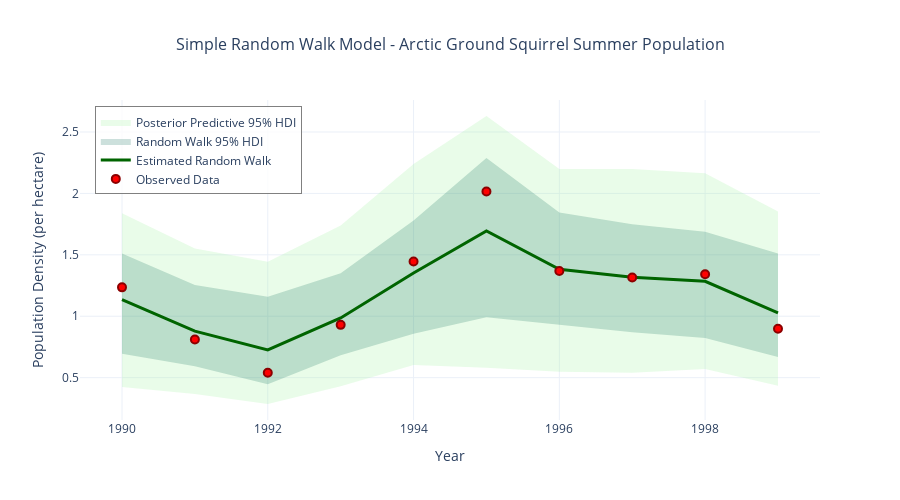

Source (notebook cell):
### Code cell
walk_samples = az.extract(trace_simple_rw)['walk']
y_pred_samples = az.extract(trace_simple_rw, group='posterior_predictive')['y_pred']

walk_mean = walk_samples.mean(dim='sample')
walk_hdi = az.hdi(trace_simple_rw, var_names=['walk'])['walk']

y_pred_mean = y_pred_samples.mean(dim='sample')
y_pred_hdi = az.hdi(trace_simple_rw, group='posterior_predictive', var_names=['y_pred'])['y_pred']

go.Figure().add_trace(go.Scatter(
    x=np.concatenate([years, years[::-1]]),
    y=np.concatenate([y_pred_hdi[:, 1], y_pred_hdi[::-1, 0]]),
    fill='toself',
    fillcolor='rgba(144, 238, 144, 0.2)',
    line=dict(color='rgba(255,255,255,0)'),
    name='Posterior Predictive 95% HDI',
    showlegend=True
)).add_trace(go.Scatter(
    x=np.concatenate([years, years[::-1]]),
    y=np.concatenate([walk_hdi[:, 1], walk_hdi[::-1, 0]]),
    fill='toself',
    fillcolor='rgba(0, 100, 80, 0.2)',
    line=dict(color='rgba(255,255,255,0)'),
    name='Random Walk 95% HDI',
    showlegend=True
)).add_trace(go.Scatter(
    x=years,
    y=walk_mean,
    mode='lines',
    name='Estimated Random Walk',
    line=dict(color='darkgreen', width=3)
)).add_trace(go.Scatter(
    x=years,
    y=squirrel_density,
    mode='markers',
    name='Observed Data',
    marker=dict(
        size=8,
        color='red',
        symbol='circle',
        line=dict(width=2, color='darkred')
    )
)).update_layout(
    title=dict(
        text='Simple Random Walk Model - Arctic Ground Squirrel Summer Population',
        x=0.5,
        font=dict(size=16)
    ),
    xaxis_title='Year',
    yaxis_title='Population Density (per hectare)',
    width=900,
    height=500,
    template='plotly_white',
    legend=dict(
        x=0.02,
        y=0.98,
        bgcolor='rgba(255,255,255,0.8)',
        bordercolor='gray',
        borderwidth=1
    )
)

### Figure 1 — Plotly figure (JSON) as saved in the notebook; plotly's stock layout.template omitted (floating-point values rounded to 4 significant figures)
{"data": [{"fill": "toself", "fillcolor": "rgba(144, 238, 144, 0.2)", "line": {"color": "rgba(255,255,255,0)"}, "name": "Posterior Predictive 95% HDI", "showlegend": true, "type": "scatter", "x": [1990, 1991, 1992, 1993, 1994, 1995, 1996, 1997, 1998, 1999, 1999, 1998, 1997, 1996, 1995, 1994, 1993, 1992, 1991, 1990], "y": [1.839, 1.551, 1.445, 1.738, 2.239, 2.63, 2.199, 2.198, 2.165, 1.853, 0.4343, 0.5698, 0.54, 0.5472, 0.5806, 0.6039, 0.431, 0.2855, 0.3674, 0.4231]}, {"fill": "toself", "fillcolor": "rgba(0, 100, 80, 0.2)", "line": {"color": "rgba(255,255,255,0)"}, "name": "Random Walk 95% HDI", "showlegend": true, "type": "scatter", "x": [1990, 1991, 1992, 1993, 1994, 1995, 1996, 1997, 1998, 1999, 1999, 1998, 1997, 1996, 1995, 1994, 1993, 1992, 1991, 1990], "y": [1.512, 1.254, 1.158, 1.349, 1.779, 2.287, 1.844, 1.748, 1.687, 1.511, 0.6691, 0.8235, 0.869, 0.9308, 0.9919, 0.8565, 0.6826, 0.4463, 0.5939, 0.6947]}, {"line": {"color": "darkgreen", "width": 3}, "mode": "lines", "name": "Estimated Random Walk", "type": "scatter", "x": [1990, 1991, 1992, 1993, 1994, 1995, 1996, 1997, 1998, 1999], "y": [1.136, 0.8784, 0.7263, 0.9863, 1.352, 1.695, 1.383, 1.317, 1.284, 1.027]}, {"marker": {"color": "red", "line": {"color": "darkred", "width": 2}, "size": 8, "symbol": "circle"}, "mode": "markers", "name": "Observed Data", "type": "scatter", "x": [1990, 1991, 1992, 1993, 1994, 1995, 1996, 1997, 1998, 1999], "y": [1.235, 0.81, 0.54, 0.93, 1.445, 2.015, 1.368, 1.315, 1.342, 0.8987]}], "layout": {"height": 500, "legend": {"bgcolor": "rgba(255,255,255,0.8)", "bordercolor": "gray", "borderwidth": 1, "x": 0.02, "y": 0.98}, "title": {"font": {"size": 16}, "text": "Simple Random Walk Model - Arctic Ground Squirrel Summer Population", "x": 0.5}, "width": 900, "xaxis": {"title": {"text": "Year"}}, "yaxis": {"title": {"text": "Population Density (per hectare)"}}}}
